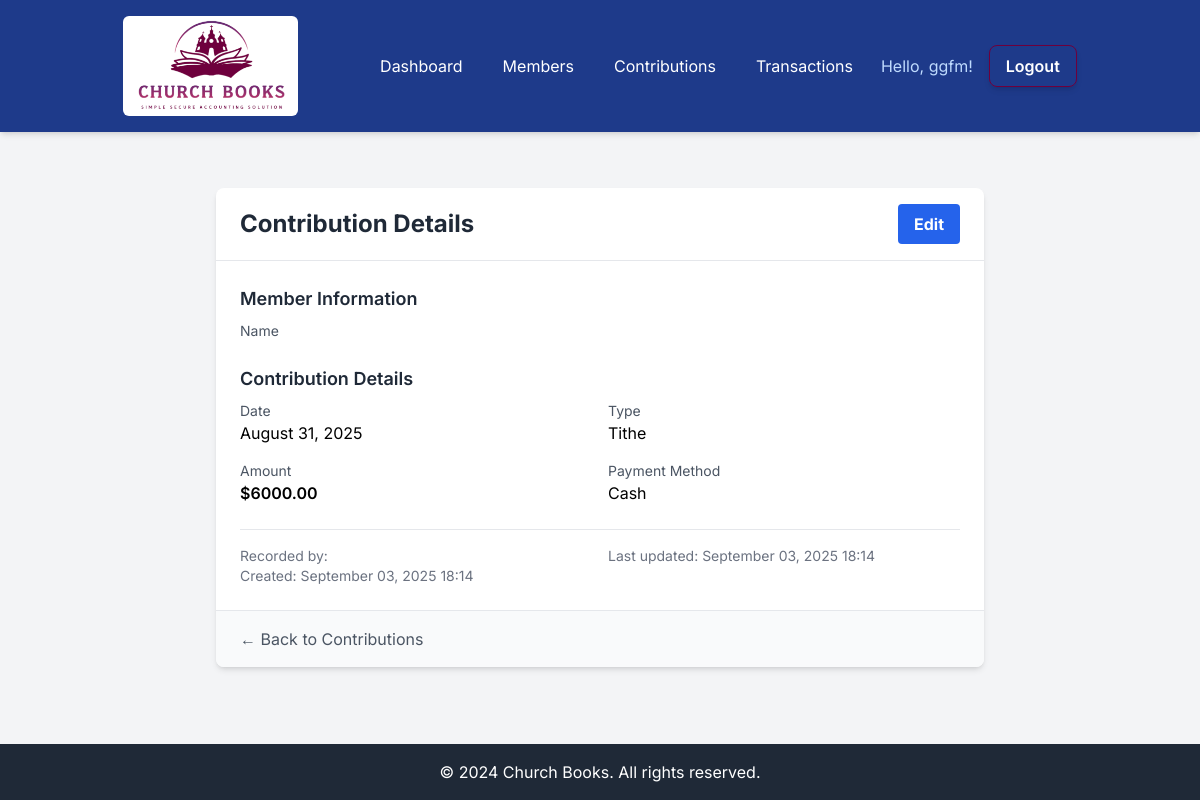
Page /finances/contributions/3/ (signed in) on the committed database.
### church_finances/models.py (models this page shows, shortened)
class Contribution(models.Model):
    CONTRIBUTION_TYPES = (
        ('tithe', 'Tithe'),
        ('offering', 'Offering'),
        ('special_offering', 'Special Offering'),
        ('building_fund', 'Building Fund'),
        ('missions', 'Missions'),
        ('other', 'Other'),
    )
    PAYMENT_METHODS = (
        ('cash', 'Cash'),
        ('check', 'Check'),
        ('card', 'Credit/Debit Card'),
        ('bank_transfer', 'Bank Transfer'),
        ('mobile_money', 'Mobile Money'),
    )
    member = models.ForeignKey(ChurchMember, on_delete=models.CASCADE)
    church = models.ForeignKey(Church, on_delete=models.CASCADE)
    date = models.DateField()
    contribution_type = models.CharField(max_length=20, choices=CONTRIBUTION_TYPES)
    amount = models.DecimalField(max_digits=10, decimal_places=2)
    payment_method = models.CharField(max_length=20, choices=PAYMENT_METHODS)
    reference_number = models.CharField(max_length=50, blank=True, help_text="Check number, transaction ID, etc.")
    notes = models.TextField(blank=True)
    recorded_by = models.ForeignKey(User, on_delete=models.SET_NULL, null=True)
    created_at = models.DateTimeField(auto_now_add=True)
    updated_at = models.DateTimeField(auto_now=True)

### church_finances/views.py (the view)
# urls.py: path("contributions/<int:pk>/", views.contribution_detail_view, name="contribution_detail"),
@login_required
def contribution_detail_view(request, pk):
    church = get_user_church(request.user)
    if not church:
        info(request, "Your church account is pending approval.")
        return render(request, "church_finances/pending_approval.html")
    contribution = get_object_or_404(Contribution, pk=pk, church=church)
    return render(request, "church_finances/contribution_detail.html", {
        "contribution": contribution,
        "church": church
    })

### church_finances/views.py (called while the page is built)
def get_user_church(user):
    try:
        member = ChurchMember.objects.get(user=user, is_active=True)
        return member.church if member.church.is_approved else None
    except ChurchMember.DoesNotExist:
        return None

### church_finances/templates/church_finances/contribution_detail.html (shortened to what this page needs)
{% extends 'base.html' %}
{% block content %}
<div class="container mx-auto px-4 py-8">
    <div class="max-w-3xl mx-auto">
        <div class="bg-white shadow-md rounded-lg overflow-hidden">
            <div class="px-6 py-4 border-b border-gray-200">
                <div class="flex justify-between items-center">
                    <h2 class="text-2xl font-bold text-gray-800">Contribution Details</h2>
                    <a href="{% url 'contribution_edit' contribution.id %}" class="bg-blue-600 hover:bg-blue-700 text-white font-bold py-2 px-4 rounded">
                        Edit
                    </a>
                </div>
            </div>
            <div class="p-6 space-y-6">
                <div>
                    <h3 class="text-lg font-semibold text-gray-800 mb-2">Member Information</h3>
                    <div class="grid grid-cols-2 gap-4">
                        <div>
                            <p class="text-sm text-gray-600">Name</p>
                        </div>
                    </div>
                </div>
                <div>
                    <h3 class="text-lg font-semibold text-gray-800 mb-2">Contribution Details</h3>
                    <div class="grid grid-cols-2 gap-4">
                        <div>
                            <p class="text-sm text-gray-600">Date</p>
                            <p class="text-base">{{ contribution.date|date:"F d, Y" }}</p>
                        </div>
                        <div>
                            <p class="text-sm text-gray-600">Type</p>
                            <p class="text-base">{{ contribution.get_contribution_type_display }}</p>
                        </div>
                        <div>
                            <p class="text-sm text-gray-600">Amount</p>
                            <p class="text-base font-semibold">${{ contribution.amount }}</p>
                        </div>
                        <div>
                            <p class="text-sm text-gray-600">Payment Method</p>
                            <p class="text-base">{{ contribution.get_payment_method_display }}</p>
                        </div>
                    </div>
                </div>
                <div class="border-t pt-4 mt-6">
                    <div class="grid grid-cols-2 gap-4 text-sm text-gray-500">
                        <div>
                            <p>Recorded by: {{ contribution.recorded_by.get_full_name }}</p>
                            <p>Created: {{ contribution.created_at|date:"F d, Y H:i" }}</p>
                        </div>
                        <div>
                            <p>Last updated: {{ contribution.updated_at|date:"F d, Y H:i" }}</p>
                        </div>
                    </div>
                </div>
            </div>
            <div class="px-6 py-4 bg-gray-50 border-t border-gray-200">
                <div class="flex justify-between">
                    <a href="{% url 'contribution_list' %}" class="text-gray-600 hover:text-gray-800">
                        ← Back to Contributions
                    </a>
                </div>
            </div>
        </div>
    </div>
</div>
{% endblock %}

### templates/base.html (shortened to what this page needs)
{% load static %}
<!DOCTYPE html>
<html lang="en">
<head>
    <script src="https://cdn.tailwindcss.com"></script>
</head>
<body class="flex flex-col min-h-screen">
    <nav class="bg-blue-900 p-4 shadow-md">
        <div class="container mx-auto">
            <div class="flex justify-around items-center">
                <a href="{% url 'home' %}" class="flex items-center text-white rounded-md bg-white px-3 py-1 hover:bg-gray-200 transition-colors h-[100px]">
                    <img src="{% static 'images/logo.png' %}" class="h-[100px] w-auto rounded" alt="Church Books Logo">
                </a>
                <div class="hidden lg:flex lg:items-center lg:space-x-4">
                    {% if user.is_authenticated %}
                        <a href="{% url 'dashboard' %}" class="text-white hover:text-white rounded-md px-3 py-1 hover:bg-red-600 transition-colors">Dashboard</a>
                        <a href="{% url 'member_list' %}" class="text-white hover:text-white rounded-md px-3 py-1 hover:bg-red-600 transition-colors">Members</a>
                        <a href="{% url 'contribution_list' %}" class="text-white hover:text-white rounded-md px-3 py-1 hover:bg-red-600 transition-colors">Contributions</a>
                        <a href="{% url 'transaction_list' %}" class="text-white hover:text-white rounded-md px-3 py-1 hover:bg-red-600 transition-colors">Transactions</a>
                        <span class="text-blue-200">Hello, {{ user.username }}!</span>
                        <a href="{% url 'logout' %}" class="border border-[#6e003d] hover:bg-red-600 text-white font-semibold py-2 px-4 rounded-lg shadow-md transition duration-300 ease-in-out transform hover:scale-105">Logout</a>
                    {% endif %}
                </div>
            </div>
        </div>
    </nav>
    <main class="flex-grow container mx-auto px-4 sm:px-6 py-6">
        <div class="max-w-7xl mx-auto">
            {% block content %}
            {% endblock %}
        </div>
    </main>
    <footer class="bg-gray-800 text-white p-4 text-center mt-auto">
        <div class="container mx-auto">
            &copy; 2024 Church Books. All rights reserved.
        </div>
    </footer>
</body>
</html>

### templates/base.html (style rules this page uses)
body { font-family: 'Inter', sans-serif; background-color: #f3f4f6; min-height: 100vh; display: flex; flex-direction: column; }

### rows in the picture
Contribution: date "August 31, 2025", contribution_type "Tithe", amount "6000.00", payment_method "Cash", created_at "September 03, 2025 18:14", updated_at "September 03, 2025 18:14"

### other values in the picture
{{ user.username }} "ggfm"
